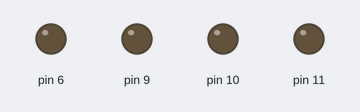
This sketch was run on a simulated Arduino Uno, built with avr-gcc and run on an emulated ATmega328P. On the bench: output pins drawn as LEDs (lit = HIGH). Random numbers use the default seed unless the sketch sets one.

Above: at 4.6 s.
Timing chart, 0 to 15.4 s (numbered marks = the images above):
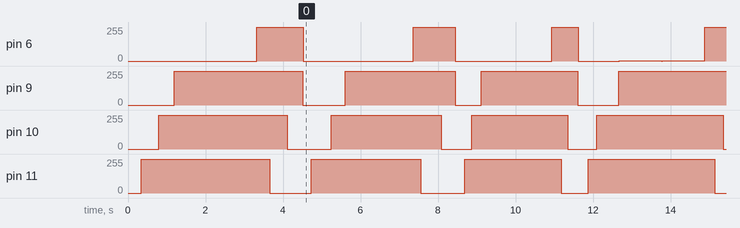

The sketch:

LEDLogFader.ino
```cpp
#include <stdint.h>
#include <math.h>

/**
 * The instance of this class can control single LED.
 * - on, off, toggle (any digital pin)
 * - brightness (only PWM pins; i.e. for Arduino Uno: 3, 5, 6, 9, 10, 11)
 */
class BasicLed {
public:
  BasicLed(uint8_t pin): pin_(pin) {
    pinMode(pin, OUTPUT);
  }
  /* Light the LED up */
  void on(void) {
    digitalWrite(pin_, HIGH);
  }
  /* Turn the LED off */
  void off(void) {
    digitalWrite(pin_, LOW);
  }
  /* Toogle LED on/off */
  void toggle(void) {
    digitalWrite(pin_, !digitalRead(pin_));
  }
  /* Set LED brightness from range <0, 255> */
  void setBrightness(uint8_t value) {
    analogWrite(pin_, value);
  }
private:
  uint8_t pin_;
}; /* End of class BasicLed */

class LogarithmicFade {
public:
  LogarithmicFade(const BasicLed& led, uint16_t extra_delay_us = 3000) :
    led_(led), extra_delay_us_(extra_delay_us) {}
  /* fade-in */
  void in(void) {
    for (int16_t i = 0; i < 255; (++i + step_increment)) {
      led_.setBrightness(i);
      sleep(i);
    }
  }
  /* fade-out */
  void out(void) {
    for (int16_t i = 255; i >= 0; (--i - step_increment)) {
      led_.setBrightness(i);
      sleep(i);
    }
  }
  void setExtraDelay(uint16_t d) {
    extra_delay_us_ = d;
  }
  void setStepIncrement(uint16_t d) {
    step_increment = d;
  }
private:
  BasicLed led_;
  uint16_t step_increment = 0;
  uint16_t extra_delay_us_ = 0;

  void sleep(uint8_t i) {
    delayMicroseconds((uint16_t)(log(1. / (i + 1)) + 5.) * 1000);
    delayMicroseconds(extra_delay_us_);
  }
}; /* End of class LogarithmicFade */

class Blink {
public:
  Blink(const BasicLed& led, uint16_t extra_delay_us = 3000) :
    led_(led), extra_delay_us_(extra_delay_us) {}

  void in(void) {
    for (int16_t i = 0; i < 255; (++i + step_increment)) {
      led_.setBrightness(i);
      sleep(i);
    }
    for (int16_t i = 0; i < 255; (++i + step_increment)) {
      led_.setBrightness(i);
      sleep(i);
    }
  }
  void out(void) {
    led_.setBrightness(0);
  }
  void setExtraDelay(uint16_t d) {
    extra_delay_us_ = d;
  }
  void setStepIncrement(uint16_t d) {
    step_increment = d;
  }
private:
  BasicLed led_;
  uint16_t step_increment = 0;
  uint16_t extra_delay_us_ = 0;

  void sleep(uint8_t i) {
    delayMicroseconds((uint16_t)(log(1. / (i + 1)) + 5.) * 1000);
    delayMicroseconds(extra_delay_us_);
  }
}; /* End of class Blink */


// RGB LED Red 9, Green 10, Blue 11
BasicLed led(11);
LogarithmicFade fade(led);

BasicLed led2(10);
LogarithmicFade fade2(led2);

BasicLed led3(9);
LogarithmicFade fade3(led3);

// Pair of White LEDs
BasicLed led4(6);
//LogarithmicFade fade4(led4);
Blink fade4(led4);


void setup() {
  // do nothing
}

void loop() {
  fade.setExtraDelay(random(0,1000));
  fade2.setExtraDelay(random(0,2000));
  fade3.setExtraDelay(random(0,3000));

  fade4.setExtraDelay(random(0,5000));
  fade4.setStepIncrement(random(0,125));

  fade.in();
  fade2.in();
  fade3.in();

  fade4.in();

  fade.out();
  fade2.out();
  fade3.out();

  fade4.out();

}
```

Measured:
- by itself, pin 6: 0/255 → 254/255 at 3.3 s, → 0/255 1.2 s later, → 254/255 2.8 s later, → 0/255 1.1 s later, … (10 changes in this stretch)
- by itself, pin 9: goes 254/255 3.3 s, 0/255 1.1 s, 254/255 2.8 s, 0/255 0.68 s, 254/255 2.5 s, 0/255 1.1 s, then 254/255
- by itself, pin 10: 0/255 → 254/255 at 0.79 s, → 0/255 3.3 s later, → 254/255 1.1 s later, → 0/255 2.8 s later, … (8 changes in this stretch)
- by itself, pin 11: 0/255 → 254/255 at 0.34 s, → 0/255 3.3 s later, → 254/255 1.1 s later, → 0/255 2.8 s later, … (8 changes in this stretch)
